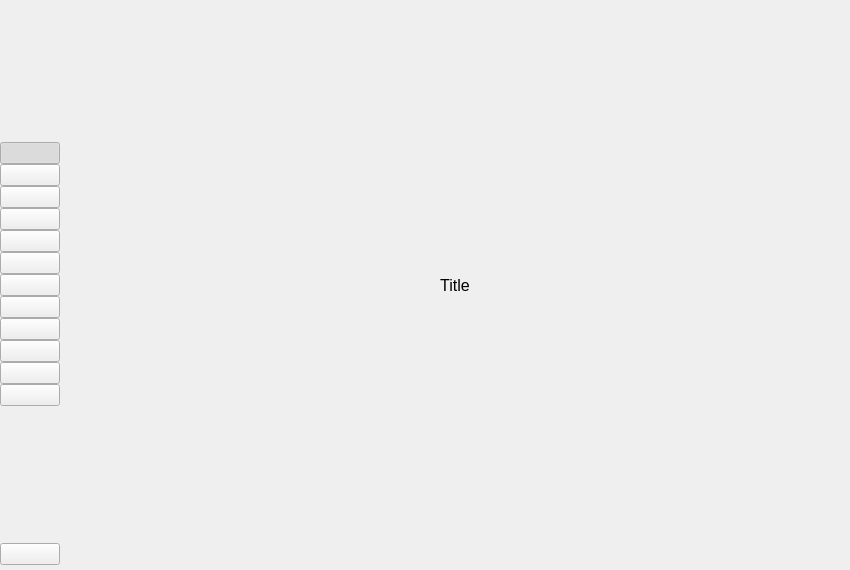
<?xml version="1.0" encoding="UTF-8"?>
<ui version="4.0">
 <class>App</class>
 <widget class="QMainWindow" name="App">
  <property name="windowModality">
   <enum>Qt::NonModal</enum>
  </property>
  <property name="geometry">
   <rect>
    <x>0</x>
    <y>0</y>
    <width>850</width>
    <height>570</height>
   </rect>
  </property>
  <property name="windowTitle">
   <string notr="true">Ultimate</string>
  </property>
  <property name="windowIcon">
   <iconset>
    <normaloff>:/static/icons/icon256x256.png</normaloff>:/static/icons/icon256x256.png</iconset>
  </property>
  <widget class="QWidget" name="centralwidget">
   <layout class="QHBoxLayout" name="horizontalLayout">
    <property name="spacing">
     <number>0</number>
    </property>
    <property name="leftMargin">
     <number>0</number>
    </property>
    <property name="topMargin">
     <number>0</number>
    </property>
    <property name="rightMargin">
     <number>0</number>
    </property>
    <property name="bottomMargin">
     <number>0</number>
    </property>
    <item alignment="Qt::AlignHCenter">
     <widget class="QWidget" name="sidebar" native="true">
      <property name="sizePolicy">
       <sizepolicy hsizetype="Fixed" vsizetype="Expanding">
        <horstretch>0</horstretch>
        <verstretch>0</verstretch>
       </sizepolicy>
      </property>
      <property name="minimumSize">
       <size>
        <width>60</width>
        <height>0</height>
       </size>
      </property>
      <property name="maximumSize">
       <size>
        <width>60</width>
        <height>16777215</height>
       </size>
      </property>
      <property name="styleSheet">
       <string notr="true"/>
      </property>
      <layout class="QVBoxLayout" name="sidebarLayout">
       <property name="spacing">
        <number>0</number>
       </property>
       <property name="leftMargin">
        <number>0</number>
       </property>
       <property name="topMargin">
        <number>5</number>
       </property>
       <property name="rightMargin">
        <number>0</number>
       </property>
       <property name="bottomMargin">
        <number>5</number>
       </property>
       <item>
        <spacer name="verticalSpacer_2">
         <property name="orientation">
          <enum>Qt::Vertical</enum>
         </property>
         <property name="sizeHint" stdset="0">
          <size>
           <width>20</width>
           <height>40</height>
          </size>
         </property>
        </spacer>
       </item>
       <item>
        <widget class="QPushButton" name="btnAntivirus">
         <property name="cursor">
          <cursorShape>PointingHandCursor</cursorShape>
         </property>
         <property name="focusPolicy">
          <enum>Qt::NoFocus</enum>
         </property>
         <property name="toolTip">
          <string>Antivirus</string>
         </property>
         <property name="styleSheet">
          <string notr="true"/>
         </property>
         <property name="text">
          <string/>
         </property>
         <property name="iconSize">
          <size>
           <width>28</width>
           <height>28</height>
          </size>
         </property>
         <property name="checkable">
          <bool>true</bool>
         </property>
         <property name="checked">
          <bool>true</bool>
         </property>
         <attribute name="buttonGroup">
          <string notr="true">sidebarBtnGroup</string>
         </attribute>
        </widget>
       </item>
       <item>
        <widget class="QPushButton" name="btnNetwork">
         <property name="cursor">
          <cursorShape>PointingHandCursor</cursorShape>
         </property>
         <property name="focusPolicy">
          <enum>Qt::NoFocus</enum>
         </property>
         <property name="toolTip">
          <string>Network</string>
         </property>
         <property name="text">
          <string/>
         </property>
         <property name="iconSize">
          <size>
           <width>28</width>
           <height>28</height>
          </size>
         </property>
         <property name="checkable">
          <bool>true</bool>
         </property>
         <attribute name="buttonGroup">
          <string notr="true">sidebarBtnGroup</string>
         </attribute>
        </widget>
       </item>
       <item>
        <widget class="QPushButton" name="btnSystemCleaner">
         <property name="cursor">
          <cursorShape>PointingHandCursor</cursorShape>
         </property>
         <property name="focusPolicy">
          <enum>Qt::NoFocus</enum>
         </property>
         <property name="toolTip">
          <string>System Cleaner</string>
         </property>
         <property name="styleSheet">
          <string notr="true"/>
         </property>
         <property name="text">
          <string/>
         </property>
         <property name="iconSize">
          <size>
           <width>28</width>
           <height>28</height>
          </size>
         </property>
         <property name="checkable">
          <bool>true</bool>
         </property>
         <attribute name="buttonGroup">
          <string notr="true">sidebarBtnGroup</string>
         </attribute>
        </widget>
       </item>
       <item>
        <widget class="QPushButton" name="btnSearch">
         <property name="cursor">
          <cursorShape>PointingHandCursor</cursorShape>
         </property>
         <property name="focusPolicy">
          <enum>Qt::NoFocus</enum>
         </property>
         <property name="toolTip">
          <string>Search</string>
         </property>
         <property name="text">
          <string/>
         </property>
         <property name="iconSize">
          <size>
           <width>28</width>
           <height>28</height>
          </size>
         </property>
         <property name="checkable">
          <bool>true</bool>
         </property>
         <attribute name="buttonGroup">
          <string notr="true">sidebarBtnGroup</string>
         </attribute>
        </widget>
       </item>
       <item>
        <widget class="QPushButton" name="btnServices">
         <property name="cursor">
          <cursorShape>PointingHandCursor</cursorShape>
         </property>
         <property name="focusPolicy">
          <enum>Qt::NoFocus</enum>
         </property>
         <property name="toolTip">
          <string>Services</string>
         </property>
         <property name="text">
          <string/>
         </property>
         <property name="iconSize">
          <size>
           <width>28</width>
           <height>28</height>
          </size>
         </property>
         <property name="checkable">
          <bool>true</bool>
         </property>
         <attribute name="buttonGroup">
          <string notr="true">sidebarBtnGroup</string>
         </attribute>
        </widget>
       </item>
       <item>
        <widget class="QPushButton" name="btnProcesses">
         <property name="cursor">
          <cursorShape>PointingHandCursor</cursorShape>
         </property>
         <property name="focusPolicy">
          <enum>Qt::NoFocus</enum>
         </property>
         <property name="toolTip">
          <string>Processes</string>
         </property>
         <property name="text">
          <string/>
         </property>
         <property name="iconSize">
          <size>
           <width>28</width>
           <height>28</height>
          </size>
         </property>
         <property name="checkable">
          <bool>true</bool>
         </property>
         <attribute name="buttonGroup">
          <string notr="true">sidebarBtnGroup</string>
         </attribute>
        </widget>
       </item>
       <item>
        <widget class="QPushButton" name="btnUninstaller">
         <property name="cursor">
          <cursorShape>PointingHandCursor</cursorShape>
         </property>
         <property name="focusPolicy">
          <enum>Qt::NoFocus</enum>
         </property>
         <property name="toolTip">
          <string>Uninstaller</string>
         </property>
         <property name="text">
          <string/>
         </property>
         <property name="iconSize">
          <size>
           <width>28</width>
           <height>28</height>
          </size>
         </property>
         <property name="checkable">
          <bool>true</bool>
         </property>
         <attribute name="buttonGroup">
          <string notr="true">sidebarBtnGroup</string>
         </attribute>
        </widget>
       </item>
       <item>
        <widget class="QPushButton" name="btnResources">
         <property name="cursor">
          <cursorShape>PointingHandCursor</cursorShape>
         </property>
         <property name="focusPolicy">
          <enum>Qt::NoFocus</enum>
         </property>
         <property name="toolTip">
          <string>Resources</string>
         </property>
         <property name="text">
          <string/>
         </property>
         <property name="iconSize">
          <size>
           <width>28</width>
           <height>28</height>
          </size>
         </property>
         <property name="checkable">
          <bool>true</bool>
         </property>
         <attribute name="buttonGroup">
          <string notr="true">sidebarBtnGroup</string>
         </attribute>
        </widget>
       </item>
       <item>
        <widget class="QPushButton" name="btnHelpers">
         <property name="cursor">
          <cursorShape>PointingHandCursor</cursorShape>
         </property>
         <property name="focusPolicy">
          <enum>Qt::NoFocus</enum>
         </property>
         <property name="toolTip">
          <string>Helpers</string>
         </property>
         <property name="text">
          <string/>
         </property>
         <property name="iconSize">
          <size>
           <width>28</width>
           <height>28</height>
          </size>
         </property>
         <property name="checkable">
          <bool>true</bool>
         </property>
         <attribute name="buttonGroup">
          <string notr="true">sidebarBtnGroup</string>
         </attribute>
        </widget>
       </item>
       <item>
        <widget class="QPushButton" name="btnAptSourceManager">
         <property name="cursor">
          <cursorShape>PointingHandCursor</cursorShape>
         </property>
         <property name="focusPolicy">
          <enum>Qt::NoFocus</enum>
         </property>
         <property name="toolTip">
          <string>APT Repository Manager</string>
         </property>
         <property name="text">
          <string/>
         </property>
         <property name="iconSize">
          <size>
           <width>28</width>
           <height>28</height>
          </size>
         </property>
         <property name="checkable">
          <bool>true</bool>
         </property>
         <attribute name="buttonGroup">
          <string notr="true">sidebarBtnGroup</string>
         </attribute>
        </widget>
       </item>
       <item>
        <widget class="QPushButton" name="btnGnomeSettings">
         <property name="cursor">
          <cursorShape>PointingHandCursor</cursorShape>
         </property>
         <property name="focusPolicy">
          <enum>Qt::NoFocus</enum>
         </property>
         <property name="toolTip">
          <string>Gnome Settings</string>
         </property>
         <property name="text">
          <string/>
         </property>
         <property name="iconSize">
          <size>
           <width>28</width>
           <height>28</height>
          </size>
         </property>
         <property name="checkable">
          <bool>true</bool>
         </property>
         <attribute name="buttonGroup">
          <string notr="true">sidebarBtnGroup</string>
         </attribute>
        </widget>
       </item>
       <item>
        <widget class="QPushButton" name="btnSettings">
         <property name="cursor">
          <cursorShape>PointingHandCursor</cursorShape>
         </property>
         <property name="focusPolicy">
          <enum>Qt::NoFocus</enum>
         </property>
         <property name="toolTip">
          <string>Settings</string>
         </property>
         <property name="text">
          <string/>
         </property>
         <property name="iconSize">
          <size>
           <width>28</width>
           <height>28</height>
          </size>
         </property>
         <property name="checkable">
          <bool>true</bool>
         </property>
         <attribute name="buttonGroup">
          <string notr="true">sidebarBtnGroup</string>
         </attribute>
        </widget>
       </item>
       <item>
        <spacer name="verticalSpacer">
         <property name="orientation">
          <enum>Qt::Vertical</enum>
         </property>
         <property name="sizeHint" stdset="0">
          <size>
           <width>20</width>
           <height>40</height>
          </size>
         </property>
        </spacer>
       </item>
       <item>
        <widget class="QPushButton" name="btnFeedback">
         <property name="cursor">
          <cursorShape>PointingHandCursor</cursorShape>
         </property>
         <property name="focusPolicy">
          <enum>Qt::NoFocus</enum>
         </property>
         <property name="toolTip">
          <string>Feedback</string>
         </property>
         <property name="text">
          <string/>
         </property>
         <property name="iconSize">
          <size>
           <width>28</width>
           <height>28</height>
          </size>
         </property>
         <property name="checkable">
          <bool>false</bool>
         </property>
        </widget>
       </item>
      </layout>
      <zorder>btnDash</zorder>
      <zorder>btnServices</zorder>
      <zorder>btnUninstaller</zorder>
      <zorder>btnStartupApps</zorder>
      <zorder>btnResources</zorder>
      <zorder>verticalSpacer_2</zorder>
      <zorder>btnSystemCleaner</zorder>
      <zorder>btnProcesses</zorder>
      <zorder>btnSettings</zorder>
      <zorder>btnFeedback</zorder>
      <zorder>btnGnomeSettings</zorder>
      <zorder>btnAptSourceManager</zorder>
      <zorder>btnSearch</zorder>
      <zorder>btnHelpers</zorder>
     </widget>
    </item>
    <item>
     <widget class="QWidget" name="pageContent" native="true">
      <property name="sizePolicy">
       <sizepolicy hsizetype="Expanding" vsizetype="Expanding">
        <horstretch>0</horstretch>
        <verstretch>0</verstretch>
       </sizepolicy>
      </property>
      <property name="styleSheet">
       <string notr="true"/>
      </property>
      <layout class="QVBoxLayout" name="pageContentLayout">
       <property name="spacing">
        <number>0</number>
       </property>
       <property name="leftMargin">
        <number>0</number>
       </property>
       <property name="topMargin">
        <number>0</number>
       </property>
       <property name="rightMargin">
        <number>0</number>
       </property>
       <property name="bottomMargin">
        <number>0</number>
       </property>
       <item>
        <widget class="QLabel" name="pageTitle">
         <property name="sizePolicy">
          <sizepolicy hsizetype="Expanding" vsizetype="Preferred">
           <horstretch>0</horstretch>
           <verstretch>0</verstretch>
          </sizepolicy>
         </property>
         <property name="font">
          <font>
           <family>Ubuntu</family>
           <pointsize>12</pointsize>
          </font>
         </property>
         <property name="styleSheet">
          <string notr="true"/>
         </property>
         <property name="text">
          <string notr="true">Title</string>
         </property>
         <property name="alignment">
          <set>Qt::AlignCenter</set>
         </property>
        </widget>
       </item>
      </layout>
     </widget>
    </item>
   </layout>
   <zorder>pageContent</zorder>
   <zorder>sidebar</zorder>
  </widget>
 </widget>
 <resources/>
 <connections/>
 <buttongroups>
  <buttongroup name="sidebarBtnGroup"/>
 </buttongroups>
</ui>
